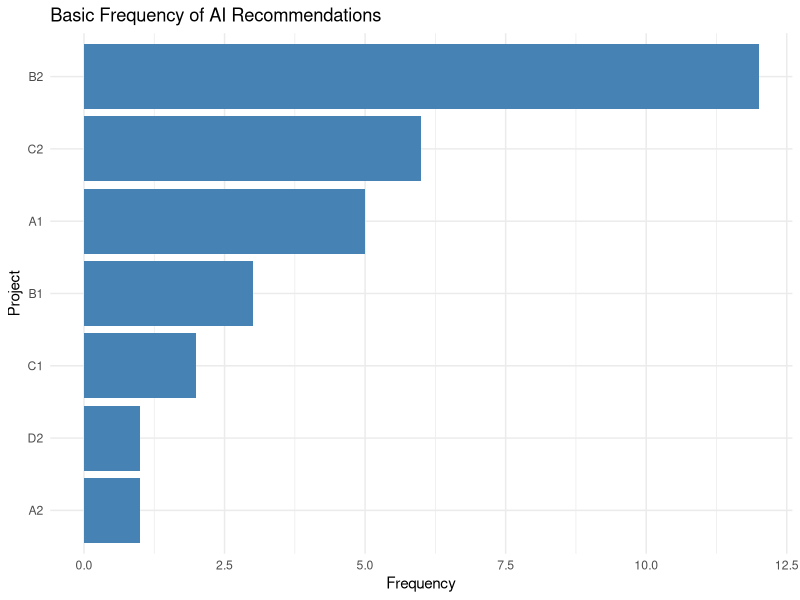

Source code (R):
# ==========================================================
# Basic Frequency Analysis of AI Recommendations
# ==========================================================
#
# PURPOSE:
# Simple frequency-based aggregation of project
# recommendations from heterogeneous AI systems.
#
# NOTE:
# This script performs ONLY raw frequency analysis.
# No dependence correction is applied here.
#
# Author: Abdul Hasib
# ==========================================================


# ----------------------------------------------------------
# Load Libraries
# ----------------------------------------------------------
library(dplyr)
library(ggplot2)


# ----------------------------------------------------------
# Ensure output folder exists
# ----------------------------------------------------------
if (!dir.exists("outputs")) dir.create("outputs")


# ----------------------------------------------------------
# Raw Recommendation Vector
# ----------------------------------------------------------
hits <- c(
  # Google AI Mode
  "C1", "C2", "B2", "B2", "B2",
  "B2", "B1", "A1", "B2",
  "C2", "B2", "C2", "A1", "C2",
  "A1", "A1", "B2", "A1",

  # Google Gemini
  "B1", "B2", "B2", "B2",
  "B2", "B1", "D2", "C1",

  # ChatGPT
  "C2", "B2",
  "A2", "C2"
)


# ----------------------------------------------------------
# Frequency Table
# ----------------------------------------------------------
freq_table <- table(hits) %>%
  sort(decreasing = TRUE)
print(freq_table)


# ----------------------------------------------------------
# Convert to Data Frame
# ----------------------------------------------------------
freq_df <- as.data.frame(freq_table)
colnames(freq_df) <- c("Project", "Frequency")

# Add percentage for interpretability
freq_df$Percentage <- round(
  100 * freq_df$Frequency / sum(freq_df$Frequency),
  2
)

print(freq_df)


# ----------------------------------------------------------
# Export Results
# ----------------------------------------------------------
write.csv(
  freq_df,
  "outputs/basic_frequency_results.csv",
  row.names = FALSE
)


# ----------------------------------------------------------
# Simple Visualization using ggplot2
# ----------------------------------------------------------
p <- ggplot(freq_df,
            aes(x = reorder(Project, Frequency),
                y = Frequency)) +
  geom_col(fill = "steelblue") +
  coord_flip() +
  labs(
    title = "Basic Frequency of AI Recommendations",
    x = "Project",
    y = "Frequency"
  ) +
  theme_minimal()

# Save plot
ggsave(
  "outputs/basic_frequency_plot.png",
  plot = p,
  width = 8,
  height = 5
)

cat("\nPlot exported to outputs/basic_frequency_plot.png\n")


# ----------------------------------------------------------
# Interpretation
# ----------------------------------------------------------
cat("\n====================================\n")
cat("INTERPRETATION\n")
cat("====================================\n\n")

cat(
  "This script performs simple frequency-based\n",
  "aggregation of AI-generated project recommendations.\n\n"
)

cat(
  "No dependence correction or uncertainty adjustment\n",
  "is applied at this stage.\n"
)


# ----------------------------------------------------------
# Session Info for Reproducibility
# ----------------------------------------------------------
sessionInfo()
